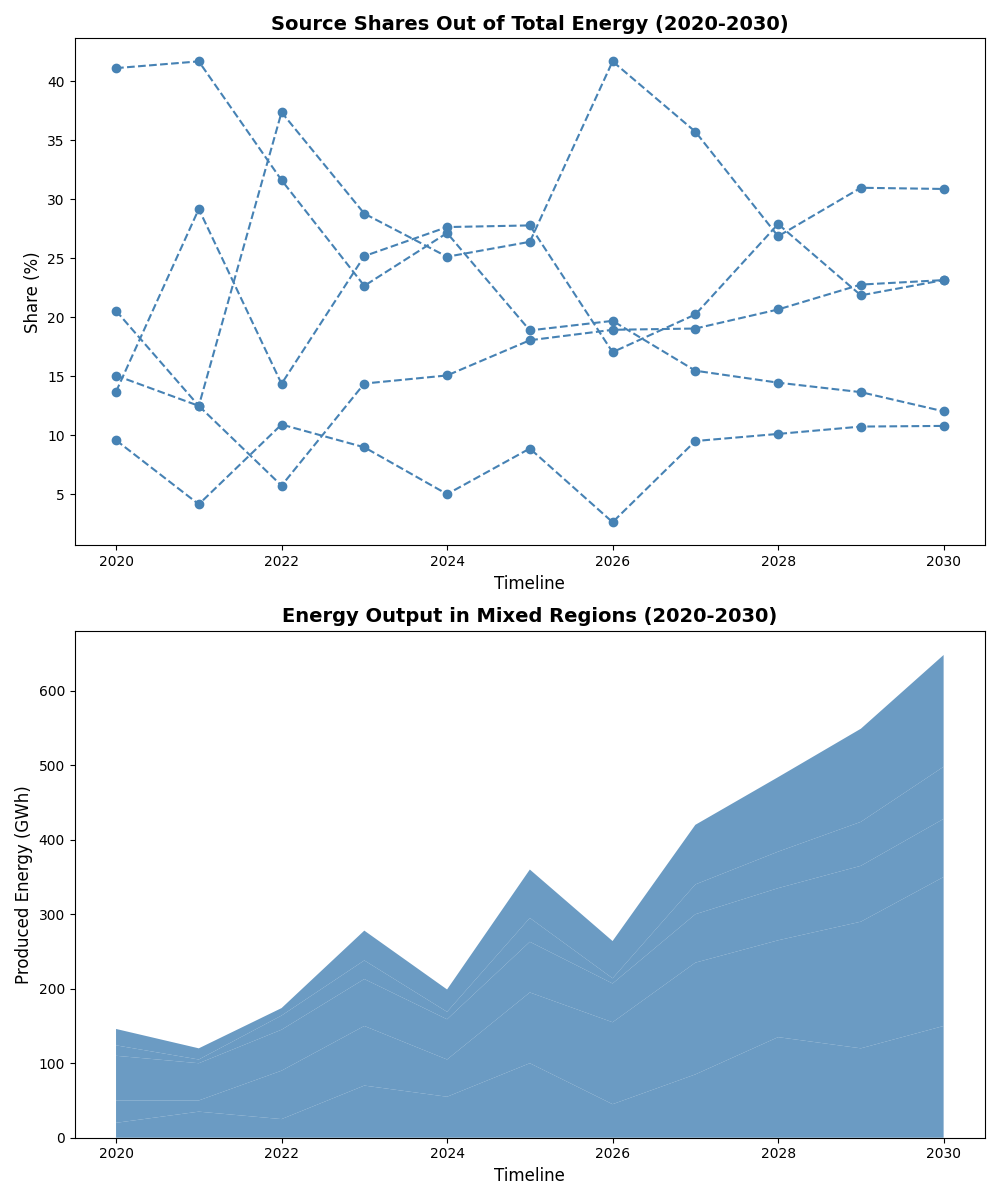

Write the Python code that produced this figure.
import matplotlib.pyplot as plt
import numpy as np

years = np.arange(2020, 2031)

solaria_energy = [20, 35, 25, 70, 55, 100, 45, 85, 135, 120, 150]
windlandia_energy = [30, 15, 65, 80, 50, 95, 110, 150, 130, 170, 200]
hydrovia_energy = [60, 50, 55, 63, 54, 68, 52, 65, 70, 75, 78]
geothermalia_energy = [14, 5, 19, 25, 10, 32, 7, 40, 49, 59, 70]
biomassia_energy = [22, 15, 10, 40, 30, 65, 50, 80, 100, 125, 150]

energy_sources = np.array([solaria_energy, windlandia_energy, hydrovia_energy, geothermalia_energy, biomassia_energy])
total_energy_per_year = energy_sources.sum(axis=0)
percentage_contributions = (energy_sources / total_energy_per_year) * 100

fig, axes = plt.subplots(nrows=2, ncols=1, figsize=(10, 12))

axes[0].plot(years, percentage_contributions[0], color='steelblue', linestyle='--', marker='o', linewidth=1.5)
axes[0].plot(years, percentage_contributions[1], color='steelblue', linestyle='--', marker='o', linewidth=1.5)
axes[0].plot(years, percentage_contributions[2], color='steelblue', linestyle='--', marker='o', linewidth=1.5)
axes[0].plot(years, percentage_contributions[3], color='steelblue', linestyle='--', marker='o', linewidth=1.5)
axes[0].plot(years, percentage_contributions[4], color='steelblue', linestyle='--', marker='o', linewidth=1.5)
axes[0].set_title("Source Shares Out of Total Energy (2020-2030)", fontsize=14, fontweight='bold')
axes[0].set_xlabel("Timeline", fontsize=12)
axes[0].set_ylabel("Share (%)", fontsize=12)

axes[1].stackplot(years, energy_sources, colors=['steelblue', 'steelblue', 'steelblue', 'steelblue', 'steelblue'], alpha=0.8)
axes[1].set_title("Energy Output in Mixed Regions (2020-2030)", fontsize=14, fontweight='bold')
axes[1].set_xlabel("Timeline", fontsize=12)
axes[1].set_ylabel("Produced Energy (GWh)", fontsize=12)

plt.tight_layout()
plt.show()
